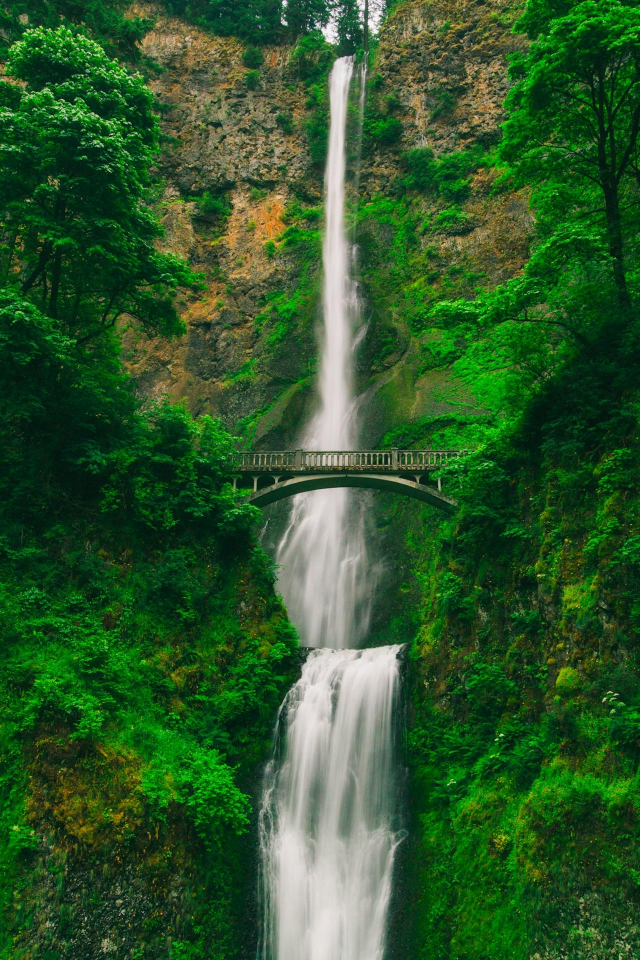
#> input picture OpenCV/waterfall_m.jpg, 1280 x 1920 px (shown at 1/2 size)
$ python shapes_and_text.py
#> lines starting #> are read from the running program, lines starting #| are printed output that depends on the picture
import cv2
import numpy as np

img = cv2.imread("waterfall_m.jpg", cv2.IMREAD_COLOR)
#> img is the input picture: shape (1920, 1280, 3); mean B, G, R 41.4, 86.6, 45
img2 = np.zeros(shape= [400, 600, 3], dtype='uint8')

cv2.line(img, (0,0), (200,200), (310,0,0),3)

cv2.rectangle(img, (200,150), (300,350),(0,255,0), 3)

cv2.circle(img, (300,100), 80, (255,0,255),3)

pts_polygon = np.array([[100,80],[100,300],[500,80],[500,300]], np.int32)

cv2.polylines(img, [pts_polygon], True, (0,255,255),3)

font = cv2.FONT_HERSHEY_DUPLEX

cv2.putText(img, 'HELLO!', (10,500), font, 3, (200,255,255), 8, cv2.LINE_AA)
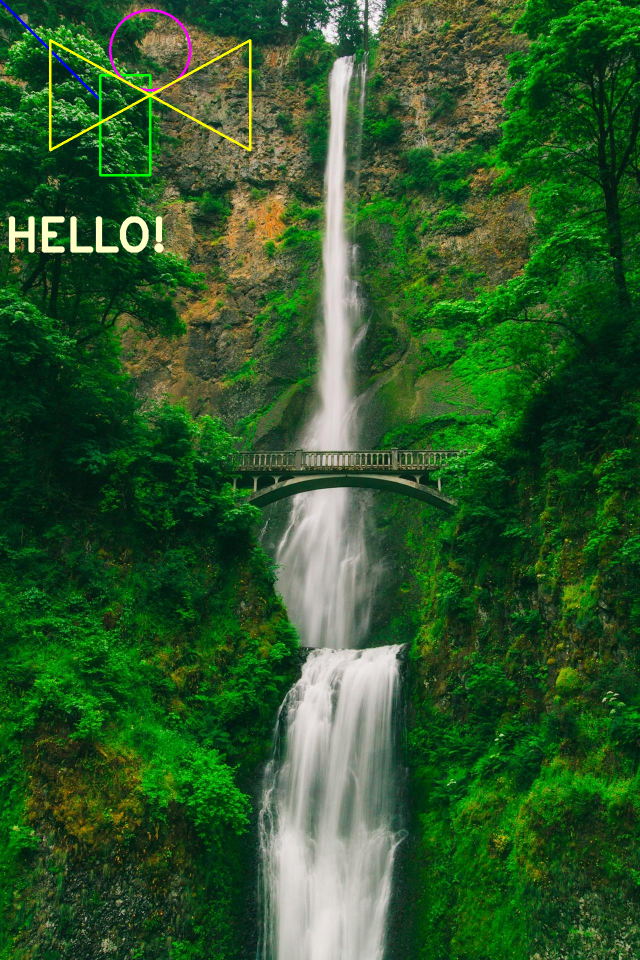
#> img: shape (1920, 1280, 3) (shown at 1/2 size); mean B, G, R 42.2, 87.8, 46.6


cv2.line(img2, (0,0), (200,200), (310,0,0),3)

cv2.rectangle(img2, (200,150), (300,350),(0,255,0), 3)
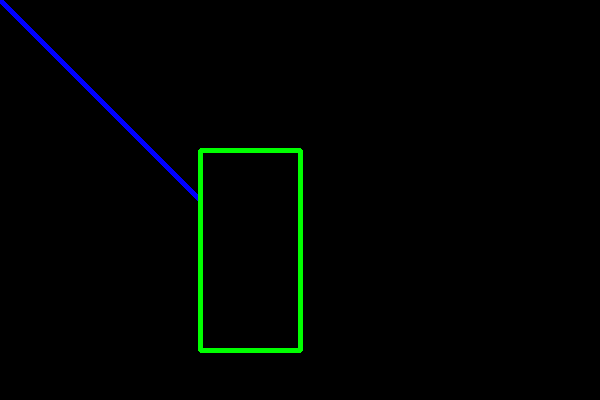
#> img2: shape (400, 600, 3); mean of channels 0, 1, 2 1.5, 3.2, 0; drawn as B, G, R

cv2.circle(img2, (300,100), 80, (255,0,255),3)

cv2.polylines(img2, [pts_polygon], True, (0,255,255),3)
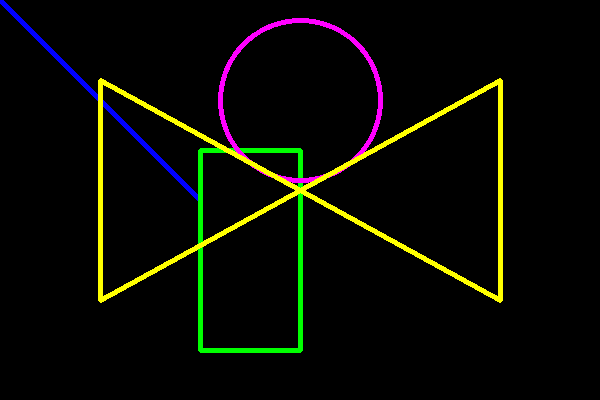
#> img2: shape (400, 600, 3); mean of channels 0, 1, 2 3.6, 10.1, 9.3; drawn as B, G, R

cv2.putText(img2, 'HELLO!', (10,500), font, 3, (200,255,255), 8, cv2.LINE_AA)

cv2.imshow('Image', img)
cv2.imshow('Image', img2)

cv2.waitKey(0)
cv2.destroyAllWindows
